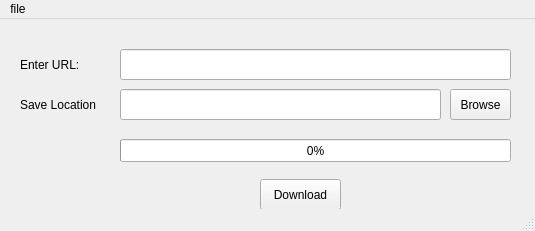
<?xml version="1.0" encoding="UTF-8"?>
<ui version="4.0">
 <class>MainWindow</class>
 <widget class="QMainWindow" name="MainWindow">
  <property name="geometry">
   <rect>
    <x>0</x>
    <y>0</y>
    <width>535</width>
    <height>231</height>
   </rect>
  </property>
  <property name="windowTitle">
   <string>MainWindow</string>
  </property>
  <widget class="QWidget" name="centralwidget">
   <widget class="QPushButton" name="pushButton">
    <property name="geometry">
     <rect>
      <x>260</x>
      <y>160</y>
      <width>81</width>
      <height>31</height>
     </rect>
    </property>
    <property name="text">
     <string>Download</string>
    </property>
   </widget>
   <widget class="QLineEdit" name="lineEdit">
    <property name="geometry">
     <rect>
      <x>120</x>
      <y>30</y>
      <width>391</width>
      <height>31</height>
     </rect>
    </property>
   </widget>
   <widget class="QLineEdit" name="lineEdit_2">
    <property name="geometry">
     <rect>
      <x>120</x>
      <y>70</y>
      <width>321</width>
      <height>31</height>
     </rect>
    </property>
   </widget>
   <widget class="QLabel" name="label">
    <property name="geometry">
     <rect>
      <x>20</x>
      <y>30</y>
      <width>61</width>
      <height>31</height>
     </rect>
    </property>
    <property name="text">
     <string>Enter URL:</string>
    </property>
   </widget>
   <widget class="QLabel" name="label_2">
    <property name="geometry">
     <rect>
      <x>20</x>
      <y>70</y>
      <width>81</width>
      <height>31</height>
     </rect>
    </property>
    <property name="text">
     <string>Save Location</string>
    </property>
   </widget>
   <widget class="QProgressBar" name="progressBar">
    <property name="geometry">
     <rect>
      <x>120</x>
      <y>120</y>
      <width>391</width>
      <height>23</height>
     </rect>
    </property>
    <property name="value">
     <number>0</number>
    </property>
   </widget>
   <widget class="QPushButton" name="pushButton_2">
    <property name="geometry">
     <rect>
      <x>450</x>
      <y>70</y>
      <width>61</width>
      <height>31</height>
     </rect>
    </property>
    <property name="text">
     <string>Browse</string>
    </property>
   </widget>
  </widget>
  <widget class="QMenuBar" name="menubar">
   <property name="geometry">
    <rect>
     <x>0</x>
     <y>0</y>
     <width>535</width>
     <height>21</height>
    </rect>
   </property>
   <widget class="QMenu" name="menufile">
    <property name="title">
     <string>file</string>
    </property>
    <addaction name="actionexit"/>
   </widget>
   <addaction name="menufile"/>
  </widget>
  <widget class="QStatusBar" name="statusbar"/>
  <action name="actionexit">
   <property name="text">
    <string>exit</string>
   </property>
  </action>
 </widget>
 <resources/>
 <connections/>
</ui>
